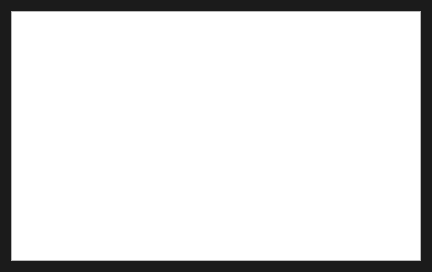
<?xml version="1.0" encoding="UTF-8"?>
<ui version="4.0">
 <class>DialogFruitList</class>
 <widget class="QDialog" name="DialogFruitList">
  <property name="geometry">
   <rect>
    <x>0</x>
    <y>0</y>
    <width>428</width>
    <height>268</height>
   </rect>
  </property>
  <property name="windowTitle">
   <string>Dialog</string>
  </property>
  <property name="styleSheet">
   <string notr="true">QDialog {
	background-color: rgb(27, 27, 27)
}</string>
  </property>
  <layout class="QHBoxLayout" name="horizontalLayout">
   <item>
    <widget class="QTableView" name="tableView">
     <property name="minimumSize">
      <size>
       <width>410</width>
       <height>250</height>
      </size>
     </property>
    </widget>
   </item>
  </layout>
 </widget>
 <resources/>
 <connections/>
</ui>
